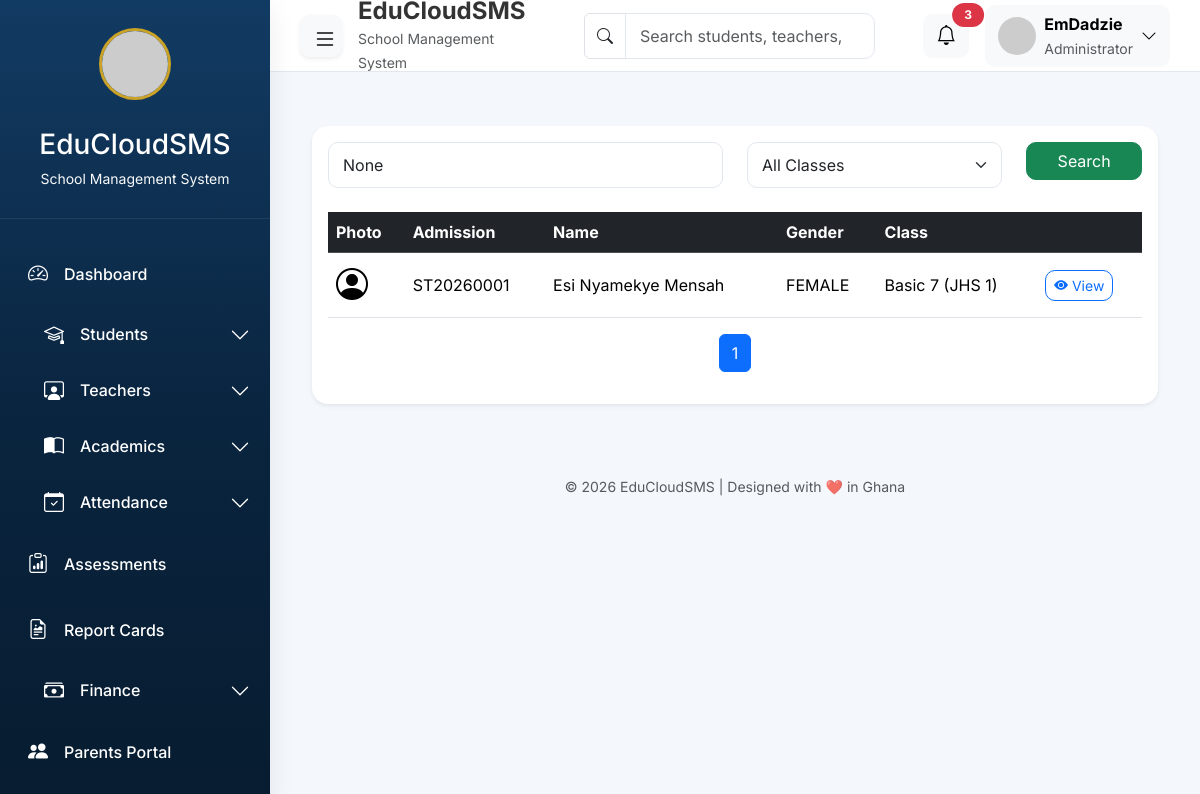
/students/ (signed in), run on the app's committed database.
### accounts/models.py (models this page shows, shortened)
class User(AbstractUser):
    class Role(models.TextChoices):
        ADMIN = "ADMIN", "Administrator"
        HEADTEACHER = "HEADTEACHER", "Headteacher"
        TEACHER = "TEACHER", "Teacher"
        PARENT = "PARENT", "Parent"
    role = models.CharField(
        max_length=20,
        choices=Role.choices,
        default=Role.TEACHER
    )

### students/models.py (models this page shows, shortened)
class Student(models.Model):
    class Gender(models.TextChoices):
        MALE = "MALE", "Male"
        FEMALE = "FEMALE", "Female"
    class Status(models.TextChoices):
        ACTIVE = "ACTIVE", "Active"
        GRADUATED = "GRADUATED", "Graduated"
        TRANSFERRED = "TRANSFERRED", "Transferred"
        WITHDRAWN = "WITHDRAWN", "Withdrawn"
    admission_number = models.CharField(
        max_length=20,
        unique=True,
        blank=True
    )
    first_name = models.CharField(
        max_length=50
    )
    last_name = models.CharField(
        max_length=50
    )
    gender = models.CharField(
        max_length=10,
        choices=Gender.choices
    )
    date_of_birth = models.DateField()
    parent_name = models.CharField(
        max_length=100
    )
    parent_phone = models.CharField(
        max_length=15
    )
    address = models.TextField()
    photo = models.ImageField(
        upload_to="student_photos/",
        blank=True,
        null=True
    )
    status = models.CharField(
        max_length=20,
        choices=Status.choices,
        default=Status.ACTIVE
    )
    class_room = models.ForeignKey(
        ClassRoom,
        on_delete=models.SET_NULL,
        null=True,
        blank=True,
        related_name="students"
    )
    date_registered = models.DateField(
        auto_now_add=True
    )

### classes/models.py (models this page shows)
class ClassRoom(models.Model):
    name = models.CharField(
        max_length=50,
        unique=True
    )
    class_teacher = models.OneToOneField(
        Teacher,
        on_delete=models.SET_NULL,
        null=True,
        blank=True
    )
    academic_year = models.CharField(
        max_length=20
    )
    def __str__(self):
        return self.name

### students/views.py (the view)
# urls.py: path("", views.student_list, name="student_list"),
def student_list(request):
    students = Student.objects.select_related("class_room")
    search = request.GET.get("search")
    classroom = request.GET.get("class")
    if search:
        students = students.filter(
            Q(first_name__icontains=search) |
            Q(last_name__icontains=search) |
            Q(admission_number__icontains=search)
        )
    if classroom:
        students = students.filter(class_room_id=classroom)
    paginator = Paginator(students, 10)
    page_number = request.GET.get("page")
    page_obj = paginator.get_page(page_number)
    context = {
        "page_obj": page_obj,
        "classes": ClassRoom.objects.all(),
        "search": search,
        "selected_class": classroom,
    }
    return render(
        request,
        "students/student_list.html",
        context
    )

### core/context_processors.py (called while the page is built)
def school_info(request):
    school = School.objects.first()
    return {
        "school": school
    }

def global_statistics(request):
    return {
        "total_students": Student.objects.count(),
        "total_teachers": Teacher.objects.count(),
        "total_classes": ClassRoom.objects.count(),
        "total_subjects": Subject.objects.count(),
    }

### students/templates/students/student_list.html (shortened to what this page needs)
{% extends "base.html" %}
{% block content %}
<div class="card shadow-sm">
    <div class="card-body">
        <form method="GET" class="row mb-4">
            <div class="col-md-6">
                <input
                    type="text"
                    class="form-control"
                    name="search"
                    placeholder="Search name or admission number"
                    value="{{ search }}">
            </div>
            <div class="col-md-4">
                <select class="form-select" name="class">
                    <option value="">All Classes</option>
                </select>
            </div>
            <div class="col-md-2">
                <button class="btn btn-success w-100">
                    Search
                </button>
            </div>
        </form>
        <table class="table table-hover align-middle">
            <thead class="table-dark">
                <tr>
                    <th>Photo</th>
                    <th>Admission</th>
                    <th>Name</th>
                    <th>Gender</th>
                    <th>Class</th>
                    <th></th>
                </tr>
            </thead>
            <tbody>
                {% for student in page_obj %}
                <tr>
                    <td>
                        {% if student.photo %}
                            <img src="{{ student.photo.url }}"
                                 width="50"
                                 height="50"
                                 class="rounded-circle">
                        {% else %}
                            <i class="bi bi-person-circle fs-2"></i>
                        {% endif %}
                    </td>
                    <td>
                        {{ student.admission_number }}
                    </td>
                    <td>
                        {{ student.first_name }}
                        {{ student.last_name }}
                    </td>
                    <td>
                        {{ student.gender }}
                    </td>
                    <td>
                        {{ student.class_room }}
                    </td>
                    <td>
                        <a href="{% url 'student_detail' student.id %}"
                            class="btn btn-sm btn-outline-primary">
                            <i class="bi bi-eye-fill"></i>
                            View
                        </a>
                    </td>
                </tr>
                {% empty %}
                <tr>
                    <td colspan="6">
                        No students found.
                    </td>
                </tr>
                {% endfor %}
            </tbody>
        </table>
        <nav>
            <ul class="pagination justify-content-center">
                <li class="page-item active">
                    <span class="page-link">
                        {{ page_obj.number }}
                    </span>
                </li>
            </ul>
        </nav>
    </div>
</div>
{% endblock %}

### templates/includes/topbar.html (shortened to what this page needs)
<header class="topbar">
    <div class="d-flex align-items-center">
        <button id="sidebarToggle"
                class="btn btn-light shadow-sm me-3">
            <i class="bi bi-list fs-4"></i>
        </button>
        <div>
            <h4 class="fw-bold mb-0">
            </h4>
            <small class="text-muted">
                School Management System
            </small>
        </div>
    </div>
    <div class="d-none d-lg-block flex-grow-1 mx-5">
        <form>
            <div class="input-group">
                <span class="input-group-text bg-white">
                    <i class="bi bi-search"></i>
                </span>
                <input type="search"
                       class="form-control"
                       placeholder="Search students, teachers, classes...">
            </div>
        </form>
    </div>
    <div class="d-flex align-items-center">
        <div class="dropdown me-3">
            <button class="btn btn-light position-relative"
                    data-bs-toggle="dropdown">
                <i class="bi bi-bell fs-5"></i>
                <span class="position-absolute top-0 start-100 translate-middle badge rounded-pill bg-danger">
                    3
                </span>
            </button>
        </div>
        <div class="dropdown">
            <button class="btn btn-light d-flex align-items-center"
                    data-bs-toggle="dropdown">
                <img src="https://ui-avatars.com/api/?name=Admin"
                     class="rounded-circle me-2"
                     width="38"
                     height="38">
                <div class="text-start d-none d-md-block">
                    <strong>
                        {{ request.user.get_full_name|default:request.user.username }}
                    </strong>
                    <br>
                    <small class="text-muted">
                        Administrator
                    </small>
                </div>
                <i class="bi bi-chevron-down ms-2"></i>
            </button>
        </div>
    </div>
</header>

### templates/includes/styles.html (style rules this page uses)
:root { --primary:#0A2540; --primary-dark:#071C30; --primary-light:#123B63; --gold:#C9A227; --success:#198754; --warning:#FFC107; --danger:#DC3545; --info:#0DCAF0; --bg:#F4F7FC; --white:#FFFFFF; --border:#E3E8EF; --sidebar-width:270px; --sidebar-collapse:80px; --topbar-height:72px; --shadow:0 8px 25px rgba(0,0,0,.08); --radius:16px; --transition:.3s ease; }
* { margin:0; padding:0; box-sizing:border-box; }
html { scroll-behavior:smooth; }
body { background:var(--bg); font-family:'Inter',sans-serif; color:#333; overflow-x:hidden; }
.topbar { height:var(--topbar-height); background:#fff; border-bottom:1px solid var(--border); display:flex; align-items:center; justify-content:space-between; padding:0 30px; position:sticky; top:0; z-index:1000; }
#sidebarToggle { width:42px; height:42px; border-radius:10px; }
.card { border:none; border-radius:var(--radius); box-shadow:var(--shadow); }
.btn { border-radius:10px; }
.table { background:#fff; }
.table thead { background:var(--primary); color:#fff; }
.table td { vertical-align:middle; }
.form-control, .form-select { border-radius:10px; border:1px solid var(--border); padding:10px 14px; }
.badge { border-radius:20px; padding:6px 12px; }

### data on the page
User: user.get_full_name "EmDadzie"
Student: admission_number "ST20260001", first_name "Esi Nyamekye", last_name "Mensah", gender "FEMALE", class_room "Basic 7 (JHS 1)"

### other printed values
{{ school.school_name|default:"EduCloudSMS" }} "EduCloudSMS"
{{ page_obj.number }} "1"
